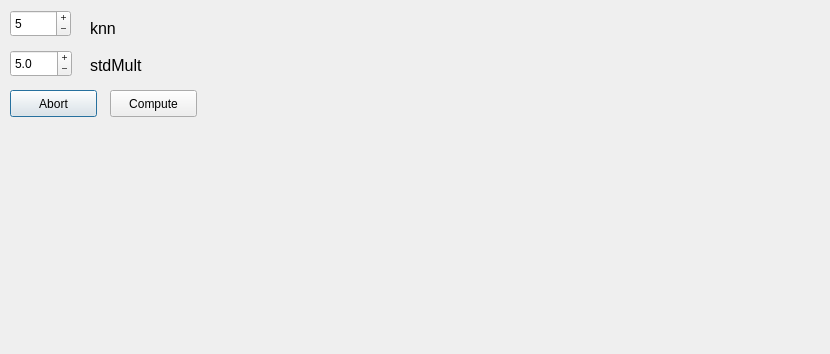
<?xml version="1.0" encoding="UTF-8"?>
<ui version="4.0">
 <class>Dialog_Statistical</class>
 <widget class="QDialog" name="Dialog_Statistical">
  <property name="geometry">
   <rect>
    <x>0</x>
    <y>0</y>
    <width>830</width>
    <height>354</height>
   </rect>
  </property>
  <property name="windowTitle">
   <string>Choose thresholds</string>
  </property>
  <widget class="QDoubleSpinBox" name="box_stdmult">
   <property name="geometry">
    <rect>
     <x>10</x>
     <y>50</y>
     <width>62</width>
     <height>27</height>
    </rect>
   </property>
   <property name="buttonSymbols">
    <enum>QAbstractSpinBox::PlusMinus</enum>
   </property>
   <property name="decimals">
    <number>1</number>
   </property>
   <property name="minimum">
    <double>0.000000000000000</double>
   </property>
   <property name="maximum">
    <double>10.000000000000000</double>
   </property>
   <property name="singleStep">
    <double>0.100000000000000</double>
   </property>
   <property name="value">
    <double>5.000000000000000</double>
   </property>
  </widget>
  <widget class="QPushButton" name="abort">
   <property name="geometry">
    <rect>
     <x>10</x>
     <y>90</y>
     <width>87</width>
     <height>27</height>
    </rect>
   </property>
   <property name="text">
    <string>Abort</string>
   </property>
  </widget>
  <widget class="QPushButton" name="compute">
   <property name="geometry">
    <rect>
     <x>110</x>
     <y>90</y>
     <width>87</width>
     <height>27</height>
    </rect>
   </property>
   <property name="text">
    <string>Compute</string>
   </property>
  </widget>
  <widget class="QLabel" name="label">
   <property name="geometry">
    <rect>
     <x>90</x>
     <y>20</y>
     <width>81</width>
     <height>17</height>
    </rect>
   </property>
   <property name="font">
    <font>
     <pointsize>12</pointsize>
    </font>
   </property>
   <property name="text">
    <string>knn</string>
   </property>
  </widget>
  <widget class="QLabel" name="label_2">
   <property name="geometry">
    <rect>
     <x>90</x>
     <y>50</y>
     <width>81</width>
     <height>31</height>
    </rect>
   </property>
   <property name="font">
    <font>
     <pointsize>12</pointsize>
    </font>
   </property>
   <property name="text">
    <string>stdMult</string>
   </property>
   <property name="alignment">
    <set>Qt::AlignLeading|Qt::AlignLeft|Qt::AlignVCenter</set>
   </property>
  </widget>
  <widget class="QSpinBox" name="box_knn">
   <property name="geometry">
    <rect>
     <x>10</x>
     <y>10</y>
     <width>61</width>
     <height>27</height>
    </rect>
   </property>
   <property name="buttonSymbols">
    <enum>QAbstractSpinBox::PlusMinus</enum>
   </property>
   <property name="minimum">
    <number>1</number>
   </property>
   <property name="maximum">
    <number>30</number>
   </property>
   <property name="singleStep">
    <number>5</number>
   </property>
   <property name="value">
    <number>5</number>
   </property>
  </widget>
 </widget>
 <resources/>
 <connections/>
</ui>
